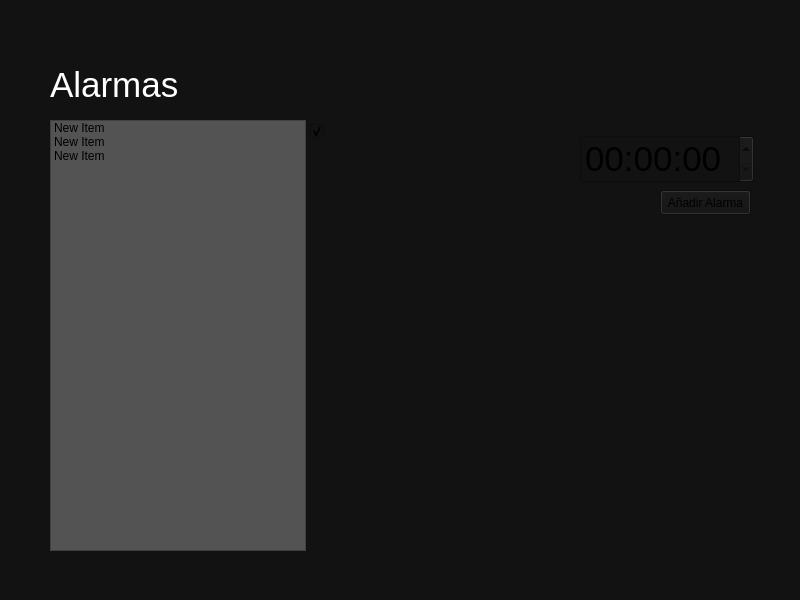
<?xml version="1.0" encoding="UTF-8"?>
<ui version="4.0">
 <class>MainWindow</class>
 <widget class="QMainWindow" name="MainWindow">
  <property name="geometry">
   <rect>
    <x>0</x>
    <y>0</y>
    <width>800</width>
    <height>600</height>
   </rect>
  </property>
  <property name="windowTitle">
   <string>MainWindow</string>
  </property>
  <property name="styleSheet">
   <string notr="true">background-color: rgb(18, 18, 18);</string>
  </property>
  <widget class="QWidget" name="centralwidget">
   <widget class="QLabel" name="label">
    <property name="geometry">
     <rect>
      <x>50</x>
      <y>40</y>
      <width>141</width>
      <height>91</height>
     </rect>
    </property>
    <property name="sizeIncrement">
     <size>
      <width>0</width>
      <height>0</height>
     </size>
    </property>
    <property name="font">
     <font>
      <pointsize>18</pointsize>
     </font>
    </property>
    <property name="text">
     <string>&lt;html&gt;&lt;head/&gt;&lt;body&gt;&lt;p&gt;&lt;span style=&quot; font-size:26pt; color:#ffffff;&quot;&gt;Alarmas&lt;/span&gt;&lt;/p&gt;&lt;/body&gt;&lt;/html&gt;</string>
    </property>
   </widget>
   <widget class="QListWidget" name="listAlarm">
    <property name="geometry">
     <rect>
      <x>50</x>
      <y>120</y>
      <width>256</width>
      <height>431</height>
     </rect>
    </property>
    <property name="whatsThis">
     <string>&lt;html&gt;&lt;head/&gt;&lt;body&gt;&lt;p&gt;&lt;br/&gt;&lt;/p&gt;&lt;/body&gt;&lt;/html&gt;</string>
    </property>
    <property name="styleSheet">
     <string notr="true">background-color: rgb(83, 83, 83);</string>
    </property>
    <item>
     <property name="text">
      <string>New Item</string>
     </property>
    </item>
    <item>
     <property name="text">
      <string>New Item</string>
     </property>
    </item>
    <item>
     <property name="text">
      <string>New Item</string>
     </property>
    </item>
   </widget>
   <widget class="QPushButton" name="pushButton">
    <property name="geometry">
     <rect>
      <x>660</x>
      <y>190</y>
      <width>91</width>
      <height>25</height>
     </rect>
    </property>
    <property name="text">
     <string>Añadir Alarma</string>
    </property>
   </widget>
   <widget class="QWidget" name="horizontalLayoutWidget">
    <property name="geometry">
     <rect>
      <x>580</x>
      <y>130</y>
      <width>174</width>
      <height>58</height>
     </rect>
    </property>
    <layout class="QHBoxLayout" name="horizontalLayout">
     <item>
      <widget class="QTimeEdit" name="timeEdit">
       <property name="font">
        <font>
         <pointsize>26</pointsize>
        </font>
       </property>
      </widget>
     </item>
    </layout>
   </widget>
   <widget class="QCheckBox" name="checkBox">
    <property name="geometry">
     <rect>
      <x>310</x>
      <y>120</y>
      <width>16</width>
      <height>23</height>
     </rect>
    </property>
    <property name="sizeIncrement">
     <size>
      <width>3</width>
      <height>3</height>
     </size>
    </property>
    <property name="font">
     <font>
      <pointsize>9</pointsize>
     </font>
    </property>
    <property name="text">
     <string/>
    </property>
    <property name="iconSize">
     <size>
      <width>200</width>
      <height>200</height>
     </size>
    </property>
    <property name="checked">
     <bool>true</bool>
    </property>
   </widget>
  </widget>
  <widget class="QMenuBar" name="menubar">
   <property name="geometry">
    <rect>
     <x>0</x>
     <y>0</y>
     <width>800</width>
     <height>22</height>
    </rect>
   </property>
  </widget>
  <widget class="QStatusBar" name="statusbar"/>
 </widget>
 <resources/>
 <connections/>
</ui>
